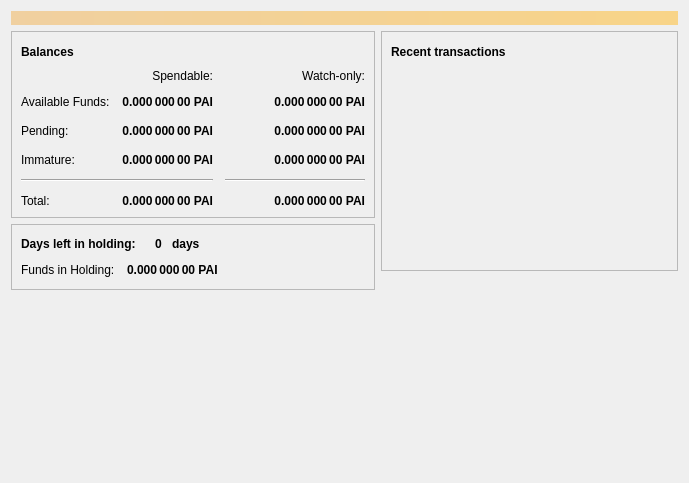
<?xml version="1.0" encoding="UTF-8"?>
<ui version="4.0">
 <class>OverviewPage</class>
 <widget class="QWidget" name="OverviewPage">
  <property name="geometry">
   <rect>
    <x>0</x>
    <y>0</y>
    <width>689</width>
    <height>483</height>
   </rect>
  </property>
  <property name="windowTitle">
   <string>Form</string>
  </property>
  <layout class="QVBoxLayout" name="topLayout">
   <item>
    <widget class="QLabel" name="labelAlerts">
     <property name="visible">
      <bool>false</bool>
     </property>
     <property name="styleSheet">
      <string notr="true">QLabel { background-color: qlineargradient(x1: 0, y1: 0, x2: 1, y2: 0, stop:0 #F0D0A0, stop:1 #F8D488); color:#000000; }</string>
     </property>
     <property name="wordWrap">
      <bool>true</bool>
     </property>
     <property name="margin">
      <number>3</number>
     </property>
     <property name="textInteractionFlags">
      <set>Qt::TextSelectableByMouse</set>
     </property>
    </widget>
   </item>
   <item>
    <layout class="QHBoxLayout" name="horizontalLayout" stretch="1,1">
     <item>
      <layout class="QVBoxLayout" name="verticalLayout_2">
       <item>
        <widget class="QFrame" name="frame">
         <property name="sizePolicy">
          <sizepolicy hsizetype="Preferred" vsizetype="Minimum">
           <horstretch>0</horstretch>
           <verstretch>0</verstretch>
          </sizepolicy>
         </property>
         <property name="frameShape">
          <enum>QFrame::StyledPanel</enum>
         </property>
         <property name="frameShadow">
          <enum>QFrame::Raised</enum>
         </property>
         <layout class="QVBoxLayout" name="verticalLayout_4">
          <item>
           <layout class="QHBoxLayout" name="horizontalLayout_4">
            <item>
             <widget class="QLabel" name="label_5">
              <property name="font">
               <font>
                <weight>75</weight>
                <bold>true</bold>
               </font>
              </property>
              <property name="text">
               <string>Balances</string>
              </property>
             </widget>
            </item>
            <item>
             <widget class="QPushButton" name="labelWalletStatus">
              <property name="enabled">
               <bool>true</bool>
              </property>
              <property name="maximumSize">
               <size>
                <width>30</width>
                <height>16777215</height>
               </size>
              </property>
              <property name="toolTip">
               <string>The displayed information may be out of date. Your wallet automatically synchronizes with the PAIcoin network after a connection is established, but this process has not completed yet.</string>
              </property>
              <property name="text">
               <string/>
              </property>
              <property name="icon">
               <iconset resource="../paicoin.qrc">
                <normaloff>:/icons/warning</normaloff>
                <disabledoff>:/icons/warning</disabledoff>:/icons/warning</iconset>
              </property>
              <property name="iconSize">
               <size>
                <width>24</width>
                <height>24</height>
               </size>
              </property>
              <property name="flat">
               <bool>true</bool>
              </property>
             </widget>
            </item>
            <item>
             <spacer name="horizontalSpacer_3">
              <property name="orientation">
               <enum>Qt::Horizontal</enum>
              </property>
              <property name="sizeHint" stdset="0">
               <size>
                <width>40</width>
                <height>20</height>
               </size>
              </property>
             </spacer>
            </item>
           </layout>
          </item>
          <item>
           <layout class="QGridLayout" name="gridLayout">
            <property name="spacing">
             <number>12</number>
            </property>
            <item row="2" column="2">
             <widget class="QLabel" name="labelWatchPending">
              <property name="font">
               <font>
                <weight>75</weight>
                <bold>true</bold>
               </font>
              </property>
              <property name="cursor">
               <cursorShape>IBeamCursor</cursorShape>
              </property>
              <property name="toolTip">
               <string>Unconfirmed transactions to watch-only addresses</string>
              </property>
              <property name="text">
               <string notr="true">0.000 000 00 PAI</string>
              </property>
              <property name="alignment">
               <set>Qt::AlignRight|Qt::AlignTrailing|Qt::AlignVCenter</set>
              </property>
              <property name="textInteractionFlags">
               <set>Qt::LinksAccessibleByMouse|Qt::TextSelectableByKeyboard|Qt::TextSelectableByMouse</set>
              </property>
             </widget>
            </item>
            <item row="2" column="1">
             <widget class="QLabel" name="labelUnconfirmed">
              <property name="font">
               <font>
                <weight>75</weight>
                <bold>true</bold>
               </font>
              </property>
              <property name="cursor">
               <cursorShape>IBeamCursor</cursorShape>
              </property>
              <property name="toolTip">
               <string>Total of transactions that have yet to be confirmed, and do not yet count toward the spendable balance</string>
              </property>
              <property name="text">
               <string notr="true">0.000 000 00 PAI</string>
              </property>
              <property name="alignment">
               <set>Qt::AlignRight|Qt::AlignTrailing|Qt::AlignVCenter</set>
              </property>
              <property name="textInteractionFlags">
               <set>Qt::LinksAccessibleByMouse|Qt::TextSelectableByKeyboard|Qt::TextSelectableByMouse</set>
              </property>
             </widget>
            </item>
            <item row="3" column="2">
             <widget class="QLabel" name="labelWatchImmature">
              <property name="font">
               <font>
                <weight>75</weight>
                <bold>true</bold>
               </font>
              </property>
              <property name="cursor">
               <cursorShape>IBeamCursor</cursorShape>
              </property>
              <property name="toolTip">
               <string>Mined balance in watch-only addresses that has not yet matured</string>
              </property>
              <property name="text">
               <string notr="true">0.000 000 00 PAI</string>
              </property>
              <property name="alignment">
               <set>Qt::AlignRight|Qt::AlignTrailing|Qt::AlignVCenter</set>
              </property>
              <property name="textInteractionFlags">
               <set>Qt::LinksAccessibleByMouse|Qt::TextSelectableByKeyboard|Qt::TextSelectableByMouse</set>
              </property>
             </widget>
            </item>
            <item row="4" column="0" colspan="2">
             <widget class="Line" name="line">
              <property name="orientation">
               <enum>Qt::Horizontal</enum>
              </property>
             </widget>
            </item>
            <item row="4" column="2">
             <widget class="Line" name="lineWatchBalance">
              <property name="sizePolicy">
               <sizepolicy hsizetype="Preferred" vsizetype="Fixed">
                <horstretch>0</horstretch>
                <verstretch>0</verstretch>
               </sizepolicy>
              </property>
              <property name="minimumSize">
               <size>
                <width>140</width>
                <height>0</height>
               </size>
              </property>
              <property name="orientation">
               <enum>Qt::Horizontal</enum>
              </property>
             </widget>
            </item>
            <item row="5" column="0">
             <widget class="QLabel" name="labelTotalText">
              <property name="text">
               <string>Total:</string>
              </property>
             </widget>
            </item>
            <item row="3" column="1">
             <widget class="QLabel" name="labelImmature">
              <property name="font">
               <font>
                <weight>75</weight>
                <bold>true</bold>
               </font>
              </property>
              <property name="cursor">
               <cursorShape>IBeamCursor</cursorShape>
              </property>
              <property name="toolTip">
               <string>Mined balance that has not yet matured</string>
              </property>
              <property name="text">
               <string notr="true">0.000 000 00 PAI</string>
              </property>
              <property name="alignment">
               <set>Qt::AlignRight|Qt::AlignTrailing|Qt::AlignVCenter</set>
              </property>
              <property name="textInteractionFlags">
               <set>Qt::LinksAccessibleByMouse|Qt::TextSelectableByKeyboard|Qt::TextSelectableByMouse</set>
              </property>
             </widget>
            </item>
            <item row="2" column="3">
             <spacer name="horizontalSpacer_2">
              <property name="orientation">
               <enum>Qt::Horizontal</enum>
              </property>
              <property name="sizeHint" stdset="0">
               <size>
                <width>40</width>
                <height>20</height>
               </size>
              </property>
             </spacer>
            </item>
            <item row="3" column="0">
             <widget class="QLabel" name="labelImmatureText">
              <property name="text">
               <string>Immature:</string>
              </property>
             </widget>
            </item>
            <item row="5" column="1">
             <widget class="QLabel" name="labelTotal">
              <property name="font">
               <font>
                <weight>75</weight>
                <bold>true</bold>
               </font>
              </property>
              <property name="cursor">
               <cursorShape>IBeamCursor</cursorShape>
              </property>
              <property name="toolTip">
               <string>Your current total balance</string>
              </property>
              <property name="text">
               <string notr="true">0.000 000 00 PAI</string>
              </property>
              <property name="alignment">
               <set>Qt::AlignRight|Qt::AlignTrailing|Qt::AlignVCenter</set>
              </property>
              <property name="textInteractionFlags">
               <set>Qt::LinksAccessibleByMouse|Qt::TextSelectableByKeyboard|Qt::TextSelectableByMouse</set>
              </property>
             </widget>
            </item>
            <item row="5" column="2">
             <widget class="QLabel" name="labelWatchTotal">
              <property name="font">
               <font>
                <weight>75</weight>
                <bold>true</bold>
               </font>
              </property>
              <property name="cursor">
               <cursorShape>IBeamCursor</cursorShape>
              </property>
              <property name="toolTip">
               <string>Current total balance in watch-only addresses</string>
              </property>
              <property name="text">
               <string notr="true">0.000 000 00 PAI</string>
              </property>
              <property name="alignment">
               <set>Qt::AlignRight|Qt::AlignTrailing|Qt::AlignVCenter</set>
              </property>
              <property name="textInteractionFlags">
               <set>Qt::LinksAccessibleByMouse|Qt::TextSelectableByKeyboard|Qt::TextSelectableByMouse</set>
              </property>
             </widget>
            </item>
            <item row="0" column="2">
             <widget class="QLabel" name="labelWatchonly">
              <property name="text">
               <string>Watch-only:</string>
              </property>
              <property name="alignment">
               <set>Qt::AlignRight|Qt::AlignTrailing|Qt::AlignVCenter</set>
              </property>
             </widget>
            </item>
            <item row="1" column="0">
             <widget class="QLabel" name="labelBalanceText">
              <property name="text">
               <string>Available Funds:</string>
              </property>
             </widget>
            </item>
            <item row="1" column="1">
             <widget class="QLabel" name="labelBalance">
              <property name="font">
               <font>
                <weight>75</weight>
                <bold>true</bold>
               </font>
              </property>
              <property name="cursor">
               <cursorShape>IBeamCursor</cursorShape>
              </property>
              <property name="toolTip">
               <string>Your current spendable balance</string>
              </property>
              <property name="text">
               <string notr="true">0.000 000 00 PAI</string>
              </property>
              <property name="alignment">
               <set>Qt::AlignRight|Qt::AlignTrailing|Qt::AlignVCenter</set>
              </property>
              <property name="textInteractionFlags">
               <set>Qt::LinksAccessibleByMouse|Qt::TextSelectableByKeyboard|Qt::TextSelectableByMouse</set>
              </property>
             </widget>
            </item>
            <item row="1" column="2">
             <widget class="QLabel" name="labelWatchAvailable">
              <property name="font">
               <font>
                <weight>75</weight>
                <bold>true</bold>
               </font>
              </property>
              <property name="cursor">
               <cursorShape>IBeamCursor</cursorShape>
              </property>
              <property name="toolTip">
               <string>Your current balance in watch-only addresses</string>
              </property>
              <property name="text">
               <string notr="true">0.000 000 00 PAI</string>
              </property>
              <property name="alignment">
               <set>Qt::AlignRight|Qt::AlignTrailing|Qt::AlignVCenter</set>
              </property>
              <property name="textInteractionFlags">
               <set>Qt::LinksAccessibleByMouse|Qt::TextSelectableByKeyboard|Qt::TextSelectableByMouse</set>
              </property>
             </widget>
            </item>
            <item row="2" column="0">
             <widget class="QLabel" name="labelPendingText">
              <property name="text">
               <string>Pending:</string>
              </property>
             </widget>
            </item>
            <item row="0" column="1">
             <widget class="QLabel" name="labelSpendable">
              <property name="text">
               <string>Spendable:</string>
              </property>
              <property name="alignment">
               <set>Qt::AlignRight|Qt::AlignTrailing|Qt::AlignVCenter</set>
              </property>
             </widget>
            </item>
           </layout>
          </item>
         </layout>
        </widget>
       </item>
       <item>
        <widget class="QFrame" name="frameFundsInHolding">
         <property name="frameShape">
          <enum>QFrame::StyledPanel</enum>
         </property>
         <property name="frameShadow">
          <enum>QFrame::Raised</enum>
         </property>
         <layout class="QVBoxLayout" name="verticalLayout_5">
          <item>
           <layout class="QHBoxLayout" name="horizontalLayout_3">
            <item>
             <widget class="QLabel" name="label">
              <property name="font">
               <font>
                <weight>75</weight>
                <bold>true</bold>
               </font>
              </property>
              <property name="text">
               <string>Days left in holding:</string>
              </property>
             </widget>
            </item>
            <item>
             <widget class="QLabel" name="labelDaysCount">
              <property name="font">
               <font>
                <weight>75</weight>
                <bold>true</bold>
               </font>
              </property>
              <property name="styleSheet">
               <string notr="true">margin-left:10px;</string>
              </property>
              <property name="text">
               <string notr="true">0</string>
              </property>
             </widget>
            </item>
            <item>
             <widget class="QLabel" name="labelDaysUnit">
              <property name="font">
               <font>
                <weight>75</weight>
                <bold>true</bold>
               </font>
              </property>
              <property name="text">
               <string>days</string>
              </property>
             </widget>
            </item>
            <item>
             <spacer name="horizontalSpacer_4">
              <property name="orientation">
               <enum>Qt::Horizontal</enum>
              </property>
              <property name="sizeHint" stdset="0">
               <size>
                <width>40</width>
                <height>20</height>
               </size>
              </property>
             </spacer>
            </item>
           </layout>
          </item>
          <item>
           <layout class="QGridLayout" name="gridLayout_2">
            <property name="spacing">
             <number>12</number>
            </property>
            <item row="0" column="0">
             <widget class="QLabel" name="labelFundsInHoldingText">
              <property name="text">
               <string>Funds in Holding:</string>
              </property>
             </widget>
            </item>
            <item row="0" column="1">
             <widget class="QLabel" name="labelFundsInHolding">
              <property name="font">
               <font>
                <weight>75</weight>
                <bold>true</bold>
               </font>
              </property>
              <property name="text">
               <string notr="true">0.000 000 00 PAI</string>
              </property>
             </widget>
            </item>
            <item row="0" column="2">
             <spacer name="horizontalSpacer_5">
              <property name="orientation">
               <enum>Qt::Horizontal</enum>
              </property>
              <property name="sizeHint" stdset="0">
               <size>
                <width>40</width>
                <height>20</height>
               </size>
              </property>
             </spacer>
            </item>
           </layout>
          </item>
         </layout>
        </widget>
       </item>
       <item>
        <spacer name="verticalSpacer">
         <property name="orientation">
          <enum>Qt::Vertical</enum>
         </property>
         <property name="sizeHint" stdset="0">
          <size>
           <width>20</width>
           <height>40</height>
          </size>
         </property>
        </spacer>
       </item>
      </layout>
     </item>
     <item>
      <layout class="QVBoxLayout" name="verticalLayout_3">
       <item>
        <widget class="QFrame" name="frame_2">
         <property name="frameShape">
          <enum>QFrame::StyledPanel</enum>
         </property>
         <property name="frameShadow">
          <enum>QFrame::Raised</enum>
         </property>
         <layout class="QVBoxLayout" name="verticalLayout">
          <item>
           <layout class="QHBoxLayout" name="horizontalLayout_2">
            <item>
             <widget class="QLabel" name="label_4">
              <property name="font">
               <font>
                <weight>75</weight>
                <bold>true</bold>
               </font>
              </property>
              <property name="text">
               <string>Recent transactions</string>
              </property>
             </widget>
            </item>
            <item>
             <widget class="QPushButton" name="labelTransactionsStatus">
              <property name="enabled">
               <bool>true</bool>
              </property>
              <property name="maximumSize">
               <size>
                <width>30</width>
                <height>16777215</height>
               </size>
              </property>
              <property name="toolTip">
               <string>The displayed information may be out of date. Your wallet automatically synchronizes with the PAIcoin network after a connection is established, but this process has not completed yet.</string>
              </property>
              <property name="text">
               <string/>
              </property>
              <property name="icon">
               <iconset resource="../paicoin.qrc">
                <normaloff>:/icons/warning</normaloff>
                <disabledoff>:/icons/warning</disabledoff>:/icons/warning</iconset>
              </property>
              <property name="iconSize">
               <size>
                <width>24</width>
                <height>24</height>
               </size>
              </property>
              <property name="flat">
               <bool>true</bool>
              </property>
             </widget>
            </item>
            <item>
             <spacer name="horizontalSpacer">
              <property name="orientation">
               <enum>Qt::Horizontal</enum>
              </property>
              <property name="sizeHint" stdset="0">
               <size>
                <width>40</width>
                <height>20</height>
               </size>
              </property>
             </spacer>
            </item>
           </layout>
          </item>
          <item>
           <widget class="QListView" name="listTransactions">
            <property name="styleSheet">
             <string notr="true">QListView { background: transparent; }</string>
            </property>
            <property name="frameShape">
             <enum>QFrame::NoFrame</enum>
            </property>
            <property name="verticalScrollBarPolicy">
             <enum>Qt::ScrollBarAlwaysOff</enum>
            </property>
            <property name="horizontalScrollBarPolicy">
             <enum>Qt::ScrollBarAlwaysOff</enum>
            </property>
            <property name="selectionMode">
             <enum>QAbstractItemView::NoSelection</enum>
            </property>
           </widget>
          </item>
         </layout>
        </widget>
       </item>
       <item>
        <spacer name="verticalSpacer_2">
         <property name="orientation">
          <enum>Qt::Vertical</enum>
         </property>
         <property name="sizeHint" stdset="0">
          <size>
           <width>20</width>
           <height>40</height>
          </size>
         </property>
        </spacer>
       </item>
      </layout>
     </item>
    </layout>
   </item>
  </layout>
 </widget>
 <resources>
  <include location="../paicoin.qrc"/>
 </resources>
 <connections/>
</ui>
